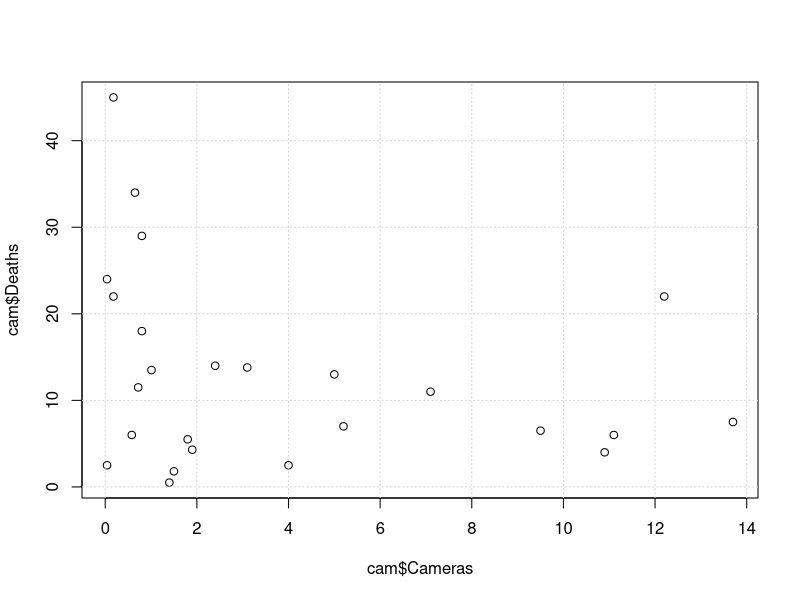
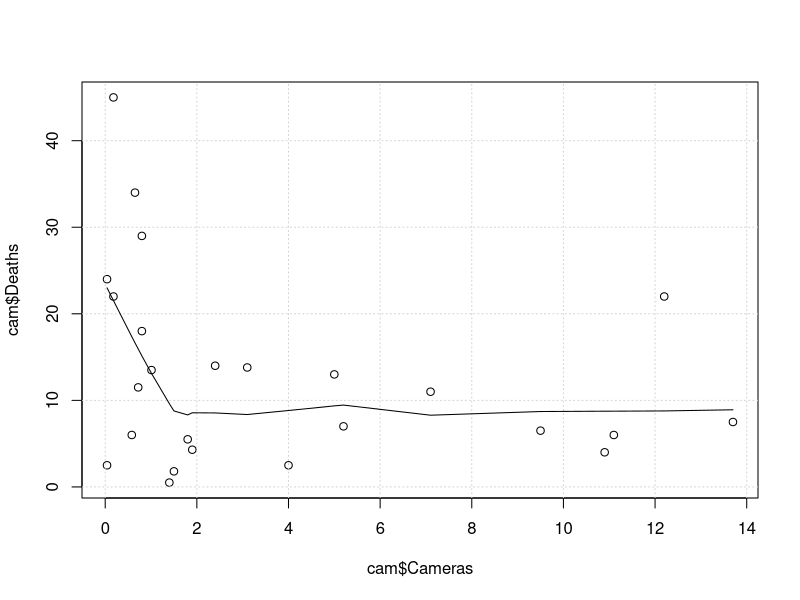

Write R code to recreate these figures, in order. (Note: this script raises an error after producing the figures.)
cam <- read.csv('least-squares/cameras.csv')
plot(cam$Cameras, cam$Deaths)
grid()
#identify(cam$Cameras, cam$Deaths, cam$Country)

model.all <- lm(cam$Deaths ~ cam$Cameras)
summary(model.all)
confint(model.all)

# Non-parametric model
plot(cam$Cameras, cam$Deaths)
grid()
lines(lowess(cam$Cameras, cam$Deaths))

library(car)
qqPlot(resid(model.all), labels=cam$Country, id.method="identify")

influenceIndexPlot(model.all)